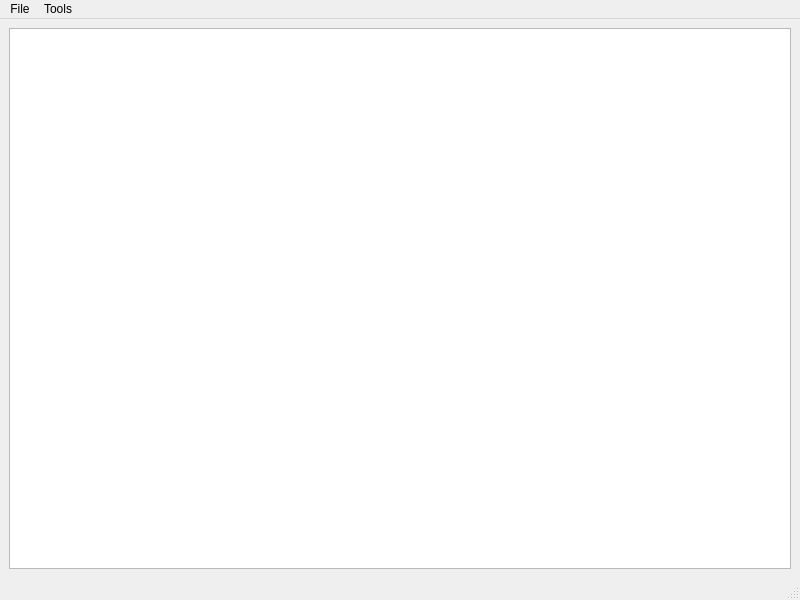
<?xml version="1.0" encoding="UTF-8"?>
<ui version="4.0">
 <class>MainWindow</class>
 <widget class="QMainWindow" name="MainWindow">
  <property name="geometry">
   <rect>
    <x>0</x>
    <y>0</y>
    <width>800</width>
    <height>600</height>
   </rect>
  </property>
  <property name="windowTitle">
   <string>MainWindow</string>
  </property>
  <widget class="QWidget" name="centralwidget">
   <layout class="QGridLayout" name="gridLayout">
    <item row="0" column="0">
     <widget class="QGraphicsView" name="graphicsView"/>
    </item>
   </layout>
  </widget>
  <widget class="QMenuBar" name="menubar">
   <property name="geometry">
    <rect>
     <x>0</x>
     <y>0</y>
     <width>800</width>
     <height>22</height>
    </rect>
   </property>
   <widget class="QMenu" name="menuFile">
    <property name="title">
     <string>File</string>
    </property>
    <addaction name="actionQuit"/>
   </widget>
   <widget class="QMenu" name="menuTools">
    <property name="title">
     <string>Tools</string>
    </property>
    <addaction name="actionUndo"/>
    <addaction name="actionRedo"/>
   </widget>
   <addaction name="menuFile"/>
   <addaction name="menuTools"/>
  </widget>
  <widget class="QStatusBar" name="statusbar"/>
  <action name="actionQuit">
   <property name="text">
    <string>Quit</string>
   </property>
  </action>
  <action name="actionUndo">
   <property name="text">
    <string>Undo</string>
   </property>
  </action>
  <action name="actionRedo">
   <property name="text">
    <string>Redo</string>
   </property>
  </action>
 </widget>
 <resources/>
 <connections/>
</ui>
